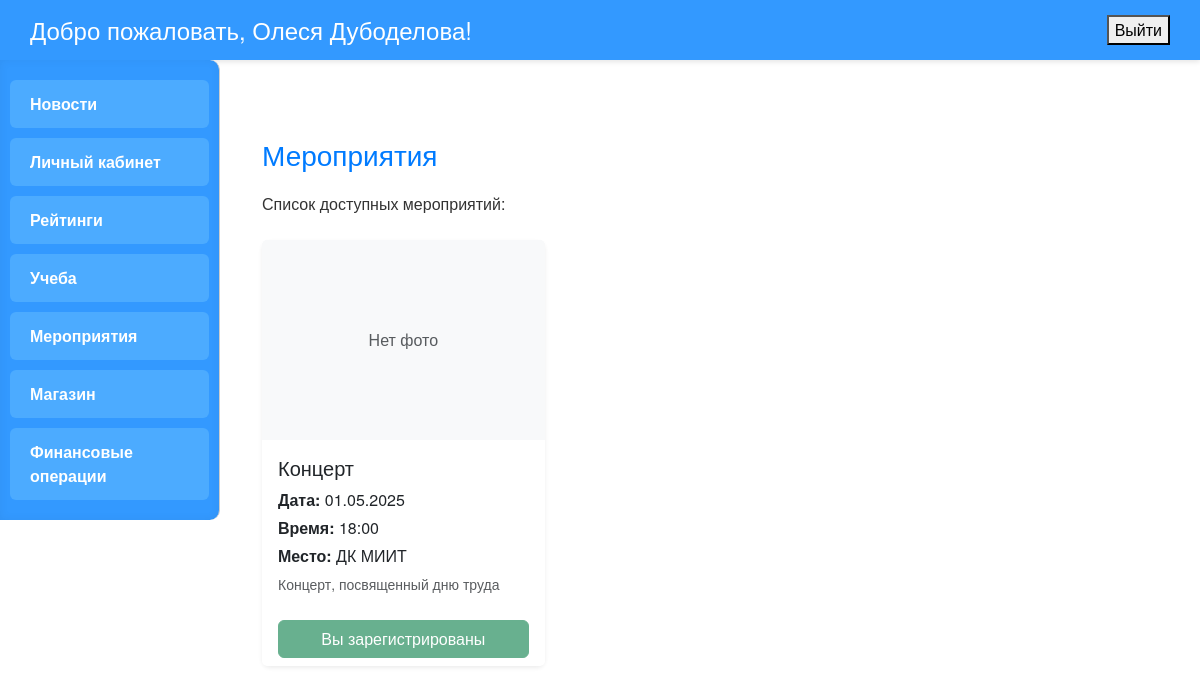
The app's page /events/ (signed in), older data.
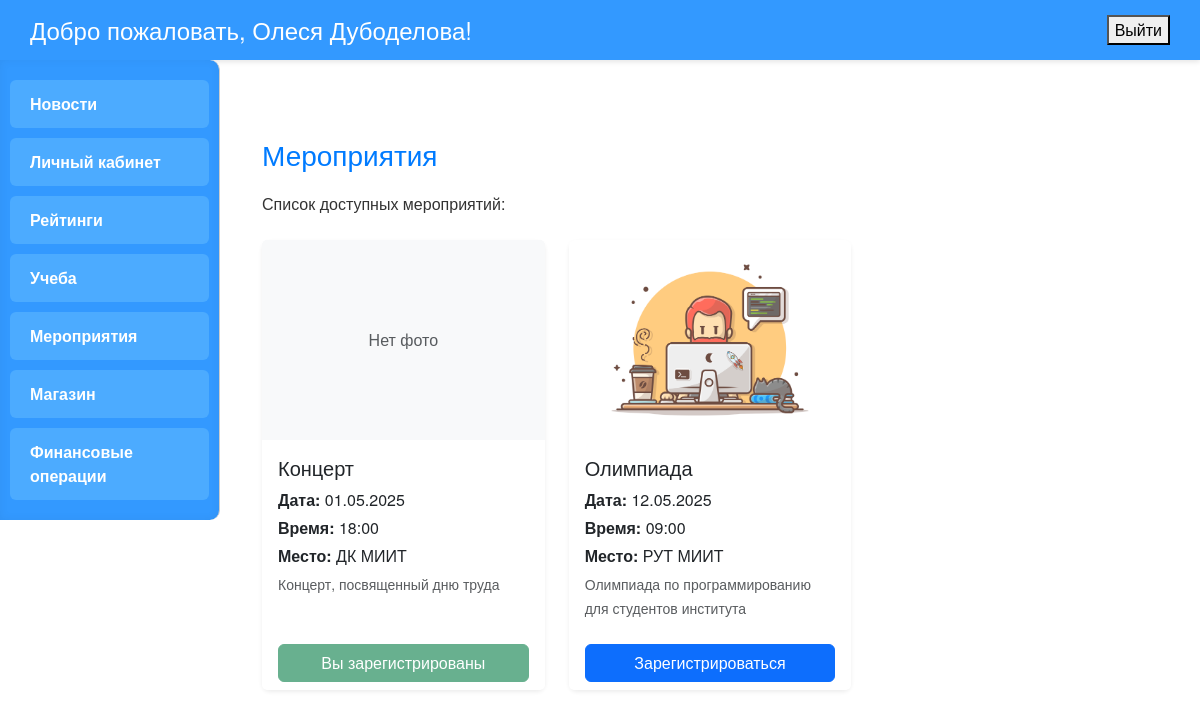
The same page, newer data.
### main/models.py (models this page shows, shortened)
class Events(models.Model):
    event_id = models.AutoField(primary_key=True)
    date = models.DateField(verbose_name='Дата')
    time = models.TimeField(verbose_name='Время')
    event_name = models.CharField(max_length=100, verbose_name='Название мероприятия')
    place = models.CharField(max_length=100, verbose_name='Место проведения')
    available = models.BooleanField(default=True, verbose_name='Доступность')
    notes = models.TextField(blank=True, null=True, verbose_name='Примечания')
    event_photo = models.ImageField(upload_to='event_photos/', blank=True, null=True, verbose_name='Фото мероприятия')

### main/views.py (the view, shortened to what this page needs)
# urls.py: path('events/', views.events, name='events'),
@login_required
def events(request):
    profile = request.user.profile
    all_events = Events.objects.all()
    form_create = EventForm(prefix='create')
    form_edit = None
    event_to_edit = None
    for event in all_events:
        event.is_registered = event.registrations.filter(user=request.user).exists()
    return render(request, 'extracurricular/events.html', {
        'events': all_events,
        'profile': profile,
        'form_create': form_create,
        'form_edit': form_edit,
        'event_to_edit': event_to_edit,
    })

### main/templates/extracurricular/events.html (shortened to what this page needs)
{% extends "main/base.html" %}
{% block content %}
<div class="container mt-5">
    <h2>Мероприятия</h2>
    <p class="mb-4">Список доступных мероприятий:</p>
    {% if events %}
        <div class="row row-cols-1 row-cols-md-2 row-cols-lg-3 g-4">
            {% for event in events %}
                <div class="col">
                    <div class="card h-100 shadow-sm border-0 rounded-3">
                        {% if event.event_photo %}
                            <img src="{{ event.event_photo.url }}" class="card-img-top"
                                 style="height: 200px; object-fit: cover;">
                        {% else %}
                            <div class="card-img-top bg-light d-flex align-items-center justify-content-center text-muted"
                                 style="height: 200px;">
                                Нет фото
                            </div>
                        {% endif %}
                        <div class="card-body">
                            <h5 class="card-title">{{ event.event_name }}</h5>
                            <p class="card-text mb-1"><strong>Дата:</strong> {{ event.date|date:"d.m.Y" }}</p>
                            <p class="card-text mb-1"><strong>Время:</strong> {{ event.time|time:"H:i" }}</p>
                            <p class="card-text mb-1"><strong>Место:</strong> {{ event.place }}</p>
                            {% if event.notes %}
                                <p class="card-text text-muted"><small>{{ event.notes|truncatechars:100 }}</small></p>
                            {% endif %}
                        </div>
                        <div class="card-footer bg-white border-0">
                            {% if profile.role == 'ST' %}
                                {% if event.is_registered %}
                                    <button class="btn btn-success w-100" disabled>Вы зарегистрированы</button>
                                {% else %}
                                    <a href="{% url 'register_event' event_id=event.event_id %}" class="btn btn-primary w-100">
                                        Зарегистрироваться
                                    </a>
                                {% endif %}
                            {% endif %}
                        </div>
                    </div>
                </div>
            {% endfor %}
        </div>
    {% else %}
        <div class="alert alert-info mt-4">На данный момент нет доступных мероприятий.</div>
    {% endif %}
</div>
{% endblock %}

### main/templates/main/base.html (shortened to what this page needs)
<!DOCTYPE html>
<html lang="ru">
<head>
  <link href="https://cdn.jsdelivr.net/npm/bootstrap@5.3.3/dist/css/bootstrap.min.css" rel="stylesheet">
</head>
<body>
  <div class="header">
    {% if user.is_authenticated %}
      <h1>Добро пожаловать, {{ user.get_full_name|default:user.username }}!</h1>
      <form method="post" action="{% url 'logout' %}">
        <button type="submit" onclick="return confirm('Вы уверены, что хотите выйти?')">Выйти</button>
      </form>
    {% else %}
      <h1>Добро пожаловать!</h1>
      <a href="{% url 'login' %}" class="exit-link">Войти</a>
    {% endif %}
  </div>
  <div class="page-wrapper d-flex">
    <div class="sidebar">
      {% if user.profile.role == 'AD' %}
        <div class="menu-item"><a href="{% url 'news' %}">Новости</a></div>
        <div class="menu-item"><a href="{% url 'home' %}">Личный кабинет</a></div>
        <div class="menu-item"><a href="{% url 'dashboard' %}">Рейтинги</a></div>
        <div class="menu-item"><a href="{% url 'study' %}">Учеба</a></div>
        <div class="menu-item"><a href="{% url 'subjects' %}">Предметы</a></div>
        <div class="menu-item"><a href="{% url 'events' %}">Мероприятия</a></div>
        <div class="menu-item"><a href="{% url 'registrations' %}">Регистрации</a></div>
        <div class="menu-item"><a href="{% url 'shop' %}">Магазин</a></div>
        <div class="menu-item"><a href="{% url 'orders' %}">Заказы</a></div>
        <div class="menu-item"><a href="{% url 'operations' %}">Финансовые операции</a></div>
      {% elif user.profile.role == 'ST' %}
        <div class="menu-item"><a href="{% url 'news' %}">Новости</a></div>
        <div class="menu-item"><a href="{% url 'home' %}">Личный кабинет</a></div>
        <div class="menu-item"><a href="{% url 'dashboard' %}">Рейтинги</a></div>
        <div class="menu-item"><a href="{% url 'study' %}">Учеба</a></div>
        <div class="menu-item"><a href="{% url 'events' %}">Мероприятия</a></div>
        <div class="menu-item"><a href="{% url 'shop' %}">Магазин</a></div>
        <div class="menu-item"><a href="{% url 'operations' %}">Финансовые операции</a></div>
      {% elif user.profile.role == 'MA' %}
        <div class="menu-item"><a href="{% url 'news' %}">Новости</a></div>
        <div class="menu-item"><a href="{% url 'home' %}">Личный кабинет</a></div>
        <div class="menu-item"><a href="{% url 'events' %}">Мероприятия</a></div>
        <div class="menu-item"><a href="{% url 'registrations' %}">Регистрации</a></div>
      {% elif user.profile.role == 'PR' %}
        <div class="menu-item"><a href="{% url 'news' %}">Новости</a></div>
        <div class="menu-item"><a href="{% url 'home' %}">Личный кабинет</a></div>
        <div class="menu-item"><a href="{% url 'shop' %}">Магазин</a></div>
        <div class="menu-item"><a href="{% url 'orders' %}">Заказы</a></div>
      {% endif %}
    </div>
    <div class="main">
      {% block content %}{% endblock %}
    </div>
  </div>
</body>
</html>

### main/templates/main/base.html (style rules this page uses)
body { margin: 0; font-family: 'Helvetica Neue', Arial, sans-serif; background-color: #fff; color: #333; }
.header { background-color: #3399ff; padding: 15px 30px; display: flex; justify-content: space-between; align-items: center; box-shadow: 0 2px 5px rgba(0,0,0,0.1); }
.header h1 { margin: 0; font-size: 24px; color: #fff; }
.page-wrapper { display: flex; min-height: 100vh; }
.sidebar { width: 220px; background-color: #3399ff; border-right: 1px solid #ccc; padding: 20px 10px; display: flex; flex-direction: column; gap: 10px; border-radius: 0 10px 10px 0; box-shadow: inset 0 0 10px rgba(0,0,0,0.05); overflow-y: auto; height: 100%; }
.menu-item { padding: 12px 20px; background-color: #4cabff; color: #fff; text-decoration: none; border-radius: 6px; font-weight: 600; cursor: pointer; transition: background-color 0.3s, transform 0.2s; }
.menu-item a { color: #fff !important; text-decoration: none; display: block; width: 100%; height: 100%; }
.main { flex-grow: 1; padding: 30px; }
.main h2 { margin-top: 0; font-size: 28px; color: #007bff; margin-bottom: 20px; }

Row changes from the older to the newer data that the page shows:
added Events: event_photo (picture), event_name "Олимпиада", date "12.05.2025", time "09:00", place "РУТ МИИТ", notes "Олимпиада по программированию для студентов института", shows "Зарегистрироваться"
